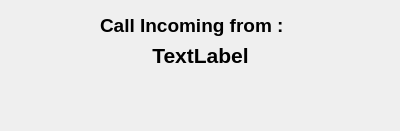
<?xml version="1.0" encoding="UTF-8"?>
<ui version="4.0">
 <class>Call</class>
 <widget class="QWidget" name="Call">
  <property name="geometry">
   <rect>
    <x>0</x>
    <y>0</y>
    <width>400</width>
    <height>131</height>
   </rect>
  </property>
  <property name="windowTitle">
   <string>Form</string>
  </property>
  <widget class="QLabel" name="label">
   <property name="geometry">
    <rect>
     <x>100</x>
     <y>10</y>
     <width>201</width>
     <height>31</height>
    </rect>
   </property>
   <property name="font">
    <font>
     <pointsize>14</pointsize>
     <weight>75</weight>
     <bold>true</bold>
    </font>
   </property>
   <property name="text">
    <string>Call Incoming from : </string>
   </property>
  </widget>
  <widget class="QLabel" name="callerName">
   <property name="geometry">
    <rect>
     <x>10</x>
     <y>40</y>
     <width>381</width>
     <height>31</height>
    </rect>
   </property>
   <property name="font">
    <font>
     <pointsize>16</pointsize>
     <weight>75</weight>
     <bold>true</bold>
    </font>
   </property>
   <property name="text">
    <string>TextLabel</string>
   </property>
   <property name="alignment">
    <set>Qt::AlignCenter</set>
   </property>
  </widget>
  <widget class="QPushButton" name="acceptButton">
   <property name="geometry">
    <rect>
     <x>80</x>
     <y>70</y>
     <width>101</width>
     <height>61</height>
    </rect>
   </property>
   <property name="text">
    <string/>
   </property>
   <property name="icon">
    <iconset resource="image.qrc">
     <normaloff>:/Ressources/accept-call.png</normaloff>:/Ressources/accept-call.png</iconset>
   </property>
   <property name="iconSize">
    <size>
     <width>64</width>
     <height>64</height>
    </size>
   </property>
   <property name="flat">
    <bool>true</bool>
   </property>
  </widget>
  <widget class="QPushButton" name="declineCall">
   <property name="geometry">
    <rect>
     <x>240</x>
     <y>70</y>
     <width>81</width>
     <height>61</height>
    </rect>
   </property>
   <property name="text">
    <string/>
   </property>
   <property name="icon">
    <iconset resource="image.qrc">
     <normaloff>:/Ressources/cancel.png</normaloff>:/Ressources/cancel.png</iconset>
   </property>
   <property name="iconSize">
    <size>
     <width>50</width>
     <height>50</height>
    </size>
   </property>
   <property name="flat">
    <bool>true</bool>
   </property>
  </widget>
 </widget>
 <resources>
  <include location="image.qrc"/>
 </resources>
 <connections/>
</ui>
